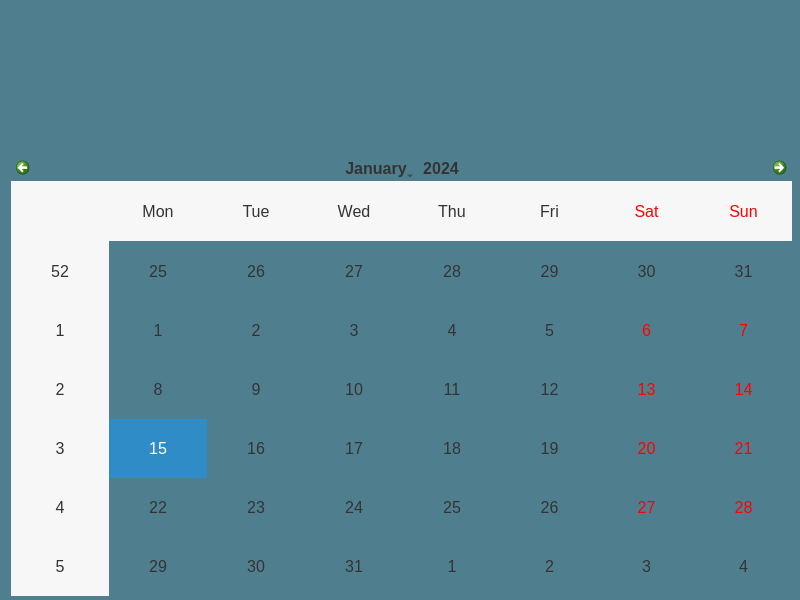
<?xml version="1.0" encoding="UTF-8"?>
<ui version="4.0">
 <class>calendarr</class>
 <widget class="QMainWindow" name="calendarr">
  <property name="geometry">
   <rect>
    <x>0</x>
    <y>0</y>
    <width>800</width>
    <height>600</height>
   </rect>
  </property>
  <property name="maximumSize">
   <size>
    <width>800</width>
    <height>600</height>
   </size>
  </property>
  <property name="windowTitle">
   <string>Neutricloud</string>
  </property>
  <property name="styleSheet">
   <string notr="true">QWidget {
    background-color: #4f7f8f;  /* Fondo azul verdoso para la ventana */
    color: #333333;  /* Texto oscuro para el fondo azul */
    font-family: &quot;Arial&quot;, sans-serif;
    font-size: 16px;  /* Tamaño de fuente más grande para toda la aplicación */
}

QLabel {
    color: #a8d8a8;  /* Verde claro para el texto de los labels */
    font-size: 18px;  /* Tamaño de fuente más grande en los labels */
    font-weight: bold;
}

QPushButton {
    background-color: #6baed6;  /* Azul suave para los botones */
    color: white;
    border: 2px solid #4f7f8f;  /* Borde del botón en color azul verdoso */
    border-radius: 5px;
    padding: 10px 20px;
    font-size: 25px;  /* Tamaño de fuente más grande en los botones */
}

QPushButton:hover {
    background-color: #4f7f8f;  /* Al pasar el ratón se vuelve más oscuro */
    color: white;
    border-color: #6baed6;
}

QPushButton:pressed {
    background-color: #3b6e7d;  /* Cuando se presiona, un tono más oscuro */
}

QLineEdit {
    background-color: #e0f7fa;  /* Fondo suave de color verde claro para los inputs */
    border: 1px solid #4f7f8f;  /* Borde verde para los campos de texto */
    color: #333333;
    padding: 8px;
    border-radius: 5px;
    font-size: 16px;  /* Tamaño de fuente más grande en los inputs */
}

QCheckBox {
    color: #a8d8a8;  /* Verde claro para el texto del checkbox */
    font-size: 16px;  /* Tamaño de fuente más grande en el checkbox */
}

QRadioButton {
    color: #a8d8a8;  /* Verde claro para el texto del radiobutton */
    font-size: 16px;  /* Tamaño de fuente más grande en el radiobutton */
}

QComboBox {
    background-color: #e0f7fa;  /* Fondo verde claro */
    border: 1px solid #4f7f8f;  /* Borde del combobox */
    color: #333333;
    font-size: 16px;  /* Tamaño de fuente más grande en el combobox */
    padding: 8px;
}

QComboBox:hover {
    border-color: #6baed6;  /* Borde azul claro cuando se pasa el ratón */
}

QScrollBar {
    background-color: #e0f7fa;  /* Fondo verde claro para la barra de desplazamiento */
    border: 1px solid #4f7f8f;  /* Borde azul verdoso */
}

QScrollBar::handle {
    background-color: #6baed6;  /* Color del control de la barra de desplazamiento */
}

QScrollBar::handle:hover {
    background-color: #4f7f8f;  /* Color más oscuro cuando se pasa el ratón */
}

QTabWidget::pane {
    border: 1px solid #4f7f8f;  /* Borde para los paneles de las pestañas */
}

QTabBar::tab {
    background-color: #6baed6;  /* Fondo azul claro para las pestañas */
    color: white;
    padding: 12px;
}

QTabBar::tab:selected {
    background-color: #4f7f8f;  /* Fondo azul oscuro para la pestaña seleccionada */
}

QSlider {
    background-color: #e0f7fa;  /* Fondo verde claro */
    border: 1px solid #4f7f8f;  /* Borde azul verdoso */
}

QSlider::handle {
    background-color: #6baed6;  /* Color del control deslizante */
    border: 1px solid #4f7f8f;
}


QTabWidget::pane {
    border: 1px solid #4f7f8f;  /* Borde para los paneles de las pestañas */
}

QTabBar::tab {
    background-color: #6baed6;  /* Fondo azul claro para las pestañas */
    color: white;
    padding: 10px;
}

QTabBar::tab:selected {
    background-color: #4f7f8f;  /* Fondo azul oscuro para la pestaña seleccionada */
}

QSlider {
    background-color: #e0f7fa;  /* Fondo verde claro */
    border: 1px solid #4f7f8f;  /* Borde azul verdoso */
}

QSlider::handle {
    background-color: #6baed6;  /* Color del control deslizante */
    border: 1px solid #4f7f8f;
}

</string>
  </property>
  <widget class="QWidget" name="centralwidget">
   <property name="sizePolicy">
    <sizepolicy hsizetype="Preferred" vsizetype="Preferred">
     <horstretch>0</horstretch>
     <verstretch>0</verstretch>
    </sizepolicy>
   </property>
   <widget class="QWidget" name="horizontalLayoutWidget">
    <property name="geometry">
     <rect>
      <x>10</x>
      <y>10</y>
      <width>785</width>
      <height>133</height>
     </rect>
    </property>
    <layout class="QHBoxLayout" name="horizontalLayout" stretch="0,0,0,0,0,0">
     <property name="spacing">
      <number>3</number>
     </property>
     <property name="sizeConstraint">
      <enum>QLayout::SetFixedSize</enum>
     </property>
     <item>
      <spacer name="horizontalSpacer_6">
       <property name="orientation">
        <enum>Qt::Horizontal</enum>
       </property>
       <property name="sizeType">
        <enum>QSizePolicy::Fixed</enum>
       </property>
       <property name="sizeHint" stdset="0">
        <size>
         <width>27</width>
         <height>20</height>
        </size>
       </property>
      </spacer>
     </item>
     <item>
      <widget class="QLabel" name="label_logo">
       <property name="sizePolicy">
        <sizepolicy hsizetype="Fixed" vsizetype="Preferred">
         <horstretch>0</horstretch>
         <verstretch>0</verstretch>
        </sizepolicy>
       </property>
       <property name="minimumSize">
        <size>
         <width>230</width>
         <height>0</height>
        </size>
       </property>
       <property name="maximumSize">
        <size>
         <width>230</width>
         <height>100</height>
        </size>
       </property>
       <property name="text">
        <string/>
       </property>
       <property name="pixmap">
        <pixmap resource="../resources/resources.qrc">:/resources/logo.png</pixmap>
       </property>
       <property name="scaledContents">
        <bool>true</bool>
       </property>
      </widget>
     </item>
     <item>
      <spacer name="horizontalSpacer_5">
       <property name="orientation">
        <enum>Qt::Horizontal</enum>
       </property>
       <property name="sizeType">
        <enum>QSizePolicy::Fixed</enum>
       </property>
       <property name="sizeHint" stdset="0">
        <size>
         <width>25</width>
         <height>20</height>
        </size>
       </property>
      </spacer>
     </item>
     <item>
      <widget class="QLabel" name="label_home">
       <property name="enabled">
        <bool>true</bool>
       </property>
       <property name="sizePolicy">
        <sizepolicy hsizetype="Fixed" vsizetype="Preferred">
         <horstretch>0</horstretch>
         <verstretch>0</verstretch>
        </sizepolicy>
       </property>
       <property name="minimumSize">
        <size>
         <width>200</width>
         <height>0</height>
        </size>
       </property>
       <property name="maximumSize">
        <size>
         <width>200</width>
         <height>100</height>
        </size>
       </property>
       <property name="text">
        <string/>
       </property>
       <property name="pixmap">
        <pixmap resource="../resources/resources.qrc">:/resources/home.png</pixmap>
       </property>
       <property name="scaledContents">
        <bool>true</bool>
       </property>
      </widget>
     </item>
     <item>
      <spacer name="horizontalSpacer_4">
       <property name="orientation">
        <enum>Qt::Horizontal</enum>
       </property>
       <property name="sizeType">
        <enum>QSizePolicy::Fixed</enum>
       </property>
       <property name="sizeHint" stdset="0">
        <size>
         <width>75</width>
         <height>20</height>
        </size>
       </property>
      </spacer>
     </item>
     <item>
      <layout class="QHBoxLayout" name="horizontalLayout_2">
       <item>
        <layout class="QHBoxLayout" name="horizontalLayout_3">
         <item>
          <widget class="QLabel" name="label_back">
           <property name="sizePolicy">
            <sizepolicy hsizetype="Fixed" vsizetype="Preferred">
             <horstretch>0</horstretch>
             <verstretch>0</verstretch>
            </sizepolicy>
           </property>
           <property name="minimumSize">
            <size>
             <width>50</width>
             <height>50</height>
            </size>
           </property>
           <property name="maximumSize">
            <size>
             <width>50</width>
             <height>50</height>
            </size>
           </property>
           <property name="text">
            <string/>
           </property>
           <property name="pixmap">
            <pixmap resource="../resources/resources.qrc">:/resources/back.png</pixmap>
           </property>
           <property name="scaledContents">
            <bool>true</bool>
           </property>
          </widget>
         </item>
         <item>
          <spacer name="horizontalSpacer">
           <property name="orientation">
            <enum>Qt::Horizontal</enum>
           </property>
           <property name="sizeType">
            <enum>QSizePolicy::Fixed</enum>
           </property>
           <property name="sizeHint" stdset="0">
            <size>
             <width>40</width>
             <height>20</height>
            </size>
           </property>
          </spacer>
         </item>
         <item>
          <widget class="QLabel" name="label_refresh">
           <property name="minimumSize">
            <size>
             <width>50</width>
             <height>50</height>
            </size>
           </property>
           <property name="maximumSize">
            <size>
             <width>50</width>
             <height>50</height>
            </size>
           </property>
           <property name="text">
            <string/>
           </property>
           <property name="pixmap">
            <pixmap resource="../resources/resources.qrc">:/resources/refresh.png</pixmap>
           </property>
           <property name="scaledContents">
            <bool>true</bool>
           </property>
          </widget>
         </item>
        </layout>
       </item>
      </layout>
     </item>
    </layout>
   </widget>
   <widget class="QCalendarWidget" name="calendarWidget">
    <property name="geometry">
     <rect>
      <x>11</x>
      <y>155</y>
      <width>781</width>
      <height>441</height>
     </rect>
    </property>
   </widget>
  </widget>
 </widget>
 <resources>
  <include location="../resources/resources.qrc"/>
 </resources>
 <connections/>
</ui>
